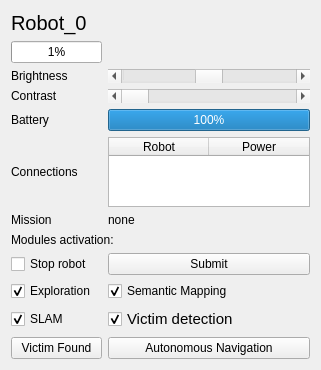
<?xml version="1.0" encoding="UTF-8"?>
<ui version="4.0">
 <class>SingleRobotInfoWidget</class>
 <widget class="QWidget" name="SingleRobotInfoWidget">
  <property name="geometry">
   <rect>
    <x>0</x>
    <y>0</y>
    <width>321</width>
    <height>366</height>
   </rect>
  </property>
  <property name="windowTitle">
   <string>Form</string>
  </property>
  <layout class="QGridLayout" name="gridLayout">
   <item row="0" column="0" colspan="2">
    <widget class="QLabel" name="robotNameLabel">
     <property name="font">
      <font>
       <pointsize>15</pointsize>
      </font>
     </property>
     <property name="text">
      <string>Robot_0</string>
     </property>
    </widget>
   </item>
   <item row="5" column="0">
    <widget class="QLabel" name="label">
     <property name="text">
      <string>Battery</string>
     </property>
    </widget>
   </item>
   <item row="5" column="1">
    <widget class="QProgressBar" name="batteryStatusBar">
     <property name="value">
      <number>100</number>
     </property>
    </widget>
   </item>
   <item row="6" column="0">
    <widget class="QLabel" name="label_2">
     <property name="text">
      <string>Connections</string>
     </property>
    </widget>
   </item>
   <item row="6" column="1">
    <widget class="QTableWidget" name="connectionTable">
     <property name="columnCount">
      <number>2</number>
     </property>
     <column>
      <property name="text">
       <string>Robot</string>
      </property>
     </column>
     <column>
      <property name="text">
       <string>Power</string>
      </property>
     </column>
    </widget>
   </item>
   <item row="7" column="0">
    <widget class="QLabel" name="label_3">
     <property name="text">
      <string>Mission</string>
     </property>
    </widget>
   </item>
   <item row="7" column="1">
    <widget class="QLabel" name="missionLabel">
     <property name="text">
      <string>none</string>
     </property>
    </widget>
   </item>
   <item row="9" column="0">
    <widget class="QCheckBox" name="globalStopCheckBox">
     <property name="text">
      <string>Stop robot</string>
     </property>
    </widget>
   </item>
   <item row="10" column="0">
    <widget class="QCheckBox" name="explorationStopCheckBox">
     <property name="text">
      <string>Exploration</string>
     </property>
     <property name="checkable">
      <bool>true</bool>
     </property>
     <property name="checked">
      <bool>true</bool>
     </property>
    </widget>
   </item>
   <item row="10" column="1">
    <widget class="QCheckBox" name="slamStopCheckBox">
     <property name="text">
      <string>Semantic Mapping</string>
     </property>
     <property name="checked">
      <bool>true</bool>
     </property>
    </widget>
   </item>
   <item row="9" column="1">
    <widget class="QPushButton" name="submitButton">
     <property name="text">
      <string>Submit</string>
     </property>
    </widget>
   </item>
   <item row="8" column="0" colspan="2">
    <widget class="QLabel" name="label_4">
     <property name="text">
      <string>Modules activation:</string>
     </property>
    </widget>
   </item>
   <item row="11" column="0">
    <widget class="QCheckBox" name="slamCheckBox">
     <property name="text">
      <string>SLAM</string>
     </property>
     <property name="checked">
      <bool>true</bool>
     </property>
    </widget>
   </item>
   <item row="11" column="1">
    <widget class="QCheckBox" name="victimDetectionStopCheckBox">
     <property name="font">
      <font>
       <pointsize>11</pointsize>
      </font>
     </property>
     <property name="text">
      <string>Victim detection</string>
     </property>
     <property name="checked">
      <bool>true</bool>
     </property>
    </widget>
   </item>
   <item row="12" column="1">
    <widget class="QPushButton" name="autoModeButton">
     <property name="text">
      <string>Autonomous Navigation</string>
     </property>
    </widget>
   </item>
   <item row="4" column="1">
    <widget class="QScrollBar" name="ContrastBar">
     <property name="maximum">
      <number>150</number>
     </property>
     <property name="orientation">
      <enum>Qt::Horizontal</enum>
     </property>
    </widget>
   </item>
   <item row="3" column="1">
    <widget class="QScrollBar" name="BrightnessBar">
     <property name="minimum">
      <number>-120</number>
     </property>
     <property name="maximum">
      <number>120</number>
     </property>
     <property name="orientation">
      <enum>Qt::Horizontal</enum>
     </property>
    </widget>
   </item>
   <item row="3" column="0">
    <widget class="QLabel" name="label_5">
     <property name="text">
      <string>Brightness</string>
     </property>
    </widget>
   </item>
   <item row="4" column="0">
    <widget class="QLabel" name="label_6">
     <property name="text">
      <string>Contrast</string>
     </property>
    </widget>
   </item>
   <item row="12" column="0">
    <widget class="QPushButton" name="victimFoundButton">
     <property name="text">
      <string>Victim Found</string>
     </property>
    </widget>
   </item>
   <item row="1" column="0">
    <widget class="QProgressBar" name="signalStrenghtBar">
     <property name="value">
      <number>1</number>
     </property>
    </widget>
   </item>
  </layout>
 </widget>
 <resources/>
 <connections/>
</ui>
